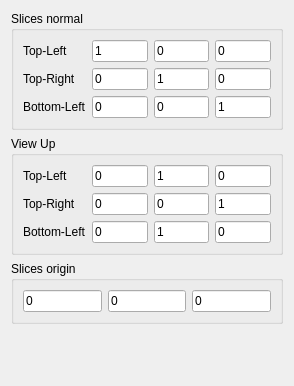
<?xml version="1.0" encoding="UTF-8"?>
<ui version="4.0">
 <class>pqQuadViewOptions</class>
 <widget class="QWidget" name="pqQuadViewOptions">
  <property name="geometry">
   <rect>
    <x>0</x>
    <y>0</y>
    <width>294</width>
    <height>386</height>
   </rect>
  </property>
  <property name="windowTitle">
   <string>Dialog</string>
  </property>
  <layout class="QVBoxLayout" name="verticalLayout">
   <item>
    <widget class="QGroupBox" name="Normals">
     <property name="title">
      <string>Slices normal</string>
     </property>
     <layout class="QGridLayout" name="gridLayout_2">
      <item row="0" column="0">
       <widget class="QLabel" name="TopLeftLabel">
        <property name="text">
         <string>Top-Left</string>
        </property>
       </widget>
      </item>
      <item row="0" column="1">
       <widget class="QLineEdit" name="TopLeftX">
        <property name="text">
         <string>1</string>
        </property>
       </widget>
      </item>
      <item row="0" column="2">
       <widget class="QLineEdit" name="TopLeftY">
        <property name="text">
         <string>0</string>
        </property>
       </widget>
      </item>
      <item row="0" column="3">
       <widget class="QLineEdit" name="TopLeftZ">
        <property name="text">
         <string>0</string>
        </property>
       </widget>
      </item>
      <item row="1" column="0">
       <widget class="QLabel" name="TopRightLabel">
        <property name="text">
         <string>Top-Right</string>
        </property>
       </widget>
      </item>
      <item row="1" column="1">
       <widget class="QLineEdit" name="TopRightX">
        <property name="text">
         <string>0</string>
        </property>
       </widget>
      </item>
      <item row="1" column="2">
       <widget class="QLineEdit" name="TopRightY">
        <property name="text">
         <string>1</string>
        </property>
       </widget>
      </item>
      <item row="1" column="3">
       <widget class="QLineEdit" name="TopRightZ">
        <property name="text">
         <string>0</string>
        </property>
       </widget>
      </item>
      <item row="2" column="0">
       <widget class="QLabel" name="BottomLeftLabel">
        <property name="text">
         <string>Bottom-Left</string>
        </property>
       </widget>
      </item>
      <item row="2" column="1">
       <widget class="QLineEdit" name="BottomLeftX">
        <property name="text">
         <string>0</string>
        </property>
       </widget>
      </item>
      <item row="2" column="2">
       <widget class="QLineEdit" name="BottomLeftY">
        <property name="text">
         <string>0</string>
        </property>
       </widget>
      </item>
      <item row="2" column="3">
       <widget class="QLineEdit" name="BottomLeftZ">
        <property name="text">
         <string>1</string>
        </property>
       </widget>
      </item>
     </layout>
    </widget>
   </item>
   <item>
    <widget class="QGroupBox" name="ViewUp">
     <property name="title">
      <string>View Up</string>
     </property>
     <layout class="QGridLayout" name="gridLayout">
      <item row="0" column="0">
       <widget class="QLabel" name="TopLeftLabelViewUp">
        <property name="text">
         <string>Top-Left</string>
        </property>
       </widget>
      </item>
      <item row="1" column="0">
       <widget class="QLabel" name="TopRightLabelViewUp">
        <property name="text">
         <string>Top-Right</string>
        </property>
       </widget>
      </item>
      <item row="2" column="0">
       <widget class="QLabel" name="BottomLeftLabelViewUp">
        <property name="text">
         <string>Bottom-Left</string>
        </property>
       </widget>
      </item>
      <item row="0" column="1">
       <widget class="QLineEdit" name="TopLeftViewUpX">
        <property name="text">
         <string>0</string>
        </property>
       </widget>
      </item>
      <item row="0" column="2">
       <widget class="QLineEdit" name="TopLeftViewUpY">
        <property name="text">
         <string>1</string>
        </property>
       </widget>
      </item>
      <item row="0" column="3">
       <widget class="QLineEdit" name="TopLeftViewUpZ">
        <property name="text">
         <string>0</string>
        </property>
       </widget>
      </item>
      <item row="1" column="1">
       <widget class="QLineEdit" name="TopRightViewUpX">
        <property name="text">
         <string>0</string>
        </property>
       </widget>
      </item>
      <item row="2" column="1">
       <widget class="QLineEdit" name="BottomLeftViewUpX">
        <property name="text">
         <string>0</string>
        </property>
       </widget>
      </item>
      <item row="1" column="2">
       <widget class="QLineEdit" name="TopRightViewUpY">
        <property name="text">
         <string>0</string>
        </property>
       </widget>
      </item>
      <item row="2" column="2">
       <widget class="QLineEdit" name="BottomLeftViewUpY">
        <property name="text">
         <string>1</string>
        </property>
       </widget>
      </item>
      <item row="1" column="3">
       <widget class="QLineEdit" name="TopRightViewUpZ">
        <property name="text">
         <string>1</string>
        </property>
       </widget>
      </item>
      <item row="2" column="3">
       <widget class="QLineEdit" name="BottomLeftViewUpZ">
        <property name="text">
         <string>0</string>
        </property>
       </widget>
      </item>
     </layout>
    </widget>
   </item>
   <item>
    <widget class="QGroupBox" name="Origin">
     <property name="title">
      <string>Slices origin</string>
     </property>
     <layout class="QHBoxLayout" name="horizontalLayout">
      <item>
       <widget class="QLineEdit" name="X">
        <property name="text">
         <string>0</string>
        </property>
       </widget>
      </item>
      <item>
       <widget class="QLineEdit" name="Y">
        <property name="text">
         <string>0</string>
        </property>
       </widget>
      </item>
      <item>
       <widget class="QLineEdit" name="Z">
        <property name="text">
         <string>0</string>
        </property>
       </widget>
      </item>
     </layout>
    </widget>
   </item>
   <item>
    <spacer name="verticalSpacer">
     <property name="orientation">
      <enum>Qt::Vertical</enum>
     </property>
     <property name="sizeHint" stdset="0">
      <size>
       <width>20</width>
       <height>40</height>
      </size>
     </property>
    </spacer>
   </item>
  </layout>
 </widget>
 <resources/>
 <connections/>
</ui>
